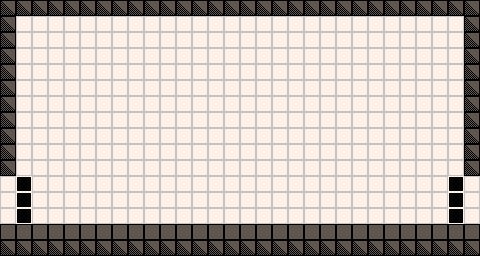

Below is a game level as drawn by its tile map, then a one-line description and the .tmx file that defines it, in full:
An orthogonal 60x32 tile map with 8x8 px tiles, 1 tile layer (Tile Layer 1) and 6 objects (2x spawn_point, 2x map_link, cam_area, spawn_checkpoint).

<map version="1.2" tiledversion="1.2.5" orientation="orthogonal" renderorder="right-down" width="60" height="32" tilewidth="8" tileheight="8" infinite="0" nextlayerid="5" nextobjectid="9">
 <properties>
  <property name="level_id" type="int" value="-1" />
 </properties>
 <tileset firstgid="1" source="platformer_sheet_1.tsx" />
 <layer id="4" name="Tile Layer 1" width="60" height="32">
  <data encoding="csv">
33,34,33,34,33,34,33,34,33,34,33,34,33,34,33,34,33,34,33,34,33,34,33,34,33,34,33,34,33,34,33,34,33,34,33,34,33,34,33,34,33,34,33,34,33,34,33,34,33,34,33,34,33,34,33,34,33,34,33,34,
49,50,49,50,49,50,49,50,49,50,49,50,49,50,49,50,49,50,49,50,49,50,49,50,49,50,49,50,49,50,49,50,49,50,49,50,49,50,49,50,49,50,49,50,49,50,49,50,49,50,49,50,49,50,49,50,49,50,49,50,
33,34,3,4,3,4,3,4,3,4,3,4,3,4,3,4,3,4,3,4,3,4,3,4,3,4,3,4,3,4,3,4,3,4,3,4,3,4,3,4,3,4,3,4,3,4,3,4,3,4,3,4,3,4,3,4,3,4,33,34,
49,50,19,20,19,20,19,20,19,20,19,20,19,20,19,20,19,20,19,20,19,20,19,20,19,20,19,20,19,20,19,20,19,20,19,20,19,20,19,20,19,20,19,20,19,20,19,20,19,20,19,20,19,20,19,20,19,20,49,50,
33,34,3,4,3,4,3,4,3,4,3,4,3,4,3,4,3,4,3,4,3,4,3,4,3,4,3,4,3,4,3,4,3,4,3,4,3,4,3,4,3,4,3,4,3,4,3,4,3,4,3,4,3,4,3,4,3,4,33,34,
49,50,19,20,19,20,19,20,19,20,19,20,19,20,19,20,19,20,19,20,19,20,19,20,19,20,19,20,19,20,19,20,19,20,19,20,19,20,19,20,19,20,19,20,19,20,19,20,19,20,19,20,19,20,19,20,19,20,49,50,
33,34,3,4,3,4,3,4,3,4,3,4,3,4,3,4,3,4,3,4,3,4,3,4,3,4,3,4,3,4,3,4,3,4,3,4,3,4,3,4,3,4,3,4,3,4,3,4,3,4,3,4,3,4,3,4,3,4,33,34,
49,50,19,20,19,20,19,20,19,20,19,20,19,20,19,20,19,20,19,20,19,20,19,20,19,20,19,20,19,20,19,20,19,20,19,20,19,20,19,20,19,20,19,20,19,20,19,20,19,20,19,20,19,20,19,20,19,20,49,50,
33,34,3,4,3,4,3,4,3,4,3,4,3,4,3,4,3,4,3,4,3,4,3,4,3,4,3,4,3,4,3,4,3,4,3,4,3,4,3,4,3,4,3,4,3,4,3,4,3,4,3,4,3,4,3,4,3,4,33,34,
49,50,19,20,19,20,19,20,19,20,19,20,19,20,19,20,19,20,19,20,19,20,19,20,19,20,19,20,19,20,19,20,19,20,19,20,19,20,19,20,19,20,19,20,19,20,19,20,19,20,19,20,19,20,19,20,19,20,49,50,
33,34,3,4,3,4,3,4,3,4,3,4,3,4,3,4,3,4,3,4,3,4,3,4,3,4,3,4,3,4,3,4,3,4,3,4,3,4,3,4,3,4,3,4,3,4,3,4,3,4,3,4,3,4,3,4,3,4,33,34,
49,50,19,20,19,20,19,20,19,20,19,20,19,20,19,20,19,20,19,20,19,20,19,20,19,20,19,20,19,20,19,20,19,20,19,20,19,20,19,20,19,20,19,20,19,20,19,20,19,20,19,20,19,20,19,20,19,20,49,50,
33,34,3,4,3,4,3,4,3,4,3,4,3,4,3,4,3,4,3,4,3,4,3,4,3,4,3,4,3,4,3,4,3,4,3,4,3,4,3,4,3,4,3,4,3,4,3,4,3,4,3,4,3,4,3,4,3,4,33,34,
49,50,19,20,19,20,19,20,19,20,19,20,19,20,19,20,19,20,19,20,19,20,19,20,19,20,19,20,19,20,19,20,19,20,19,20,19,20,19,20,19,20,19,20,19,20,19,20,19,20,19,20,19,20,19,20,19,20,49,50,
33,34,3,4,3,4,3,4,3,4,3,4,3,4,3,4,3,4,3,4,3,4,3,4,3,4,3,4,3,4,3,4,3,4,3,4,3,4,3,4,3,4,3,4,3,4,3,4,3,4,3,4,3,4,3,4,3,4,33,34,
49,50,19,20,19,20,19,20,19,20,19,20,19,20,19,20,19,20,19,20,19,20,19,20,19,20,19,20,19,20,19,20,19,20,19,20,19,20,19,20,19,20,19,20,19,20,19,20,19,20,19,20,19,20,19,20,19,20,49,50,
33,34,3,4,3,4,3,4,3,4,3,4,3,4,3,4,3,4,3,4,3,4,3,4,3,4,3,4,3,4,3,4,3,4,3,4,3,4,3,4,3,4,3,4,3,4,3,4,3,4,3,4,3,4,3,4,3,4,33,34,
49,50,19,20,19,20,19,20,19,20,19,20,19,20,19,20,19,20,19,20,19,20,19,20,19,20,19,20,19,20,19,20,19,20,19,20,19,20,19,20,19,20,19,20,19,20,19,20,19,20,19,20,19,20,19,20,19,20,49,50,
33,34,3,4,3,4,3,4,3,4,3,4,3,4,3,4,3,4,3,4,3,4,3,4,3,4,3,4,3,4,3,4,3,4,3,4,3,4,3,4,3,4,3,4,3,4,3,4,3,4,3,4,3,4,3,4,3,4,33,34,
49,50,19,20,19,20,19,20,19,20,19,20,19,20,19,20,19,20,19,20,19,20,19,20,19,20,19,20,19,20,19,20,19,20,19,20,19,20,19,20,19,20,19,20,19,20,19,20,19,20,19,20,19,20,19,20,19,20,49,50,
33,34,3,4,3,4,3,4,3,4,3,4,3,4,3,4,3,4,3,4,3,4,3,4,3,4,3,4,3,4,3,4,3,4,3,4,3,4,3,4,3,4,3,4,3,4,3,4,3,4,3,4,3,4,3,4,3,4,33,34,
49,50,19,20,19,20,19,20,19,20,19,20,19,20,19,20,19,20,19,20,19,20,19,20,19,20,19,20,19,20,19,20,19,20,19,20,19,20,19,20,19,20,19,20,19,20,19,20,19,20,19,20,19,20,19,20,19,20,49,50,
3,4,9,10,3,4,3,4,3,4,3,4,3,4,3,4,3,4,3,4,3,4,3,4,3,4,3,4,3,4,3,4,3,4,3,4,3,4,3,4,3,4,3,4,3,4,3,4,3,4,3,4,3,4,3,4,9,10,3,4,
19,20,25,26,19,20,19,20,19,20,19,20,19,20,19,20,19,20,19,20,19,20,19,20,19,20,19,20,19,20,19,20,19,20,19,20,19,20,19,20,19,20,19,20,19,20,19,20,19,20,19,20,19,20,19,20,25,26,19,20,
3,4,9,10,3,4,3,4,3,4,3,4,3,4,3,4,3,4,3,4,3,4,3,4,3,4,3,4,3,4,3,4,3,4,3,4,3,4,3,4,3,4,3,4,3,4,3,4,3,4,3,4,3,4,3,4,9,10,3,4,
19,20,25,26,19,20,19,20,19,20,19,20,19,20,19,20,19,20,19,20,19,20,19,20,19,20,19,20,19,20,19,20,19,20,19,20,19,20,19,20,19,20,19,20,19,20,19,20,19,20,19,20,19,20,19,20,25,26,19,20,
3,4,9,10,3,4,3,4,3,4,3,4,3,4,3,4,3,4,3,4,3,4,3,4,3,4,3,4,3,4,3,4,3,4,3,4,3,4,3,4,3,4,3,4,3,4,3,4,3,4,3,4,3,4,3,4,9,10,3,4,
19,20,25,26,19,20,19,20,19,20,19,20,19,20,19,20,19,20,19,20,19,20,19,20,19,20,19,20,19,20,19,20,19,20,19,20,19,20,19,20,19,20,19,20,19,20,19,20,19,20,19,20,19,20,19,20,25,26,19,20,
7,8,7,8,7,8,7,8,7,8,7,8,7,8,7,8,7,8,7,8,7,8,7,8,7,8,7,8,7,8,7,8,7,8,7,8,7,8,7,8,7,8,7,8,7,8,7,8,7,8,7,8,7,8,7,8,7,8,7,8,
23,24,23,24,23,24,23,24,23,24,23,24,23,24,23,24,23,24,23,24,23,24,23,24,23,24,23,24,23,24,23,24,23,24,23,24,23,24,23,24,23,24,23,24,23,24,23,24,23,24,23,24,23,24,23,24,23,24,23,24,
33,34,33,34,33,34,33,34,33,34,33,34,33,34,33,34,33,34,33,34,33,34,33,34,33,34,33,34,33,34,33,34,33,34,33,34,33,34,33,34,33,34,33,34,33,34,33,34,33,34,33,34,33,34,33,34,33,34,33,34,
49,50,49,50,49,50,49,50,49,50,49,50,49,50,49,50,49,50,49,50,49,50,49,50,49,50,49,50,49,50,49,50,49,50,49,50,49,50,49,50,49,50,49,50,49,50,49,50,49,50,49,50,49,50,49,50,49,50,49,50
</data>
 </layer>
 <objectgroup id="2" name="Object Layer 1">
  <object id="1" name="top_left" type="spawn_point" x="16" y="200" width="32" height="24">
   <properties>
    <property name="type" value="side" />
   </properties>
  </object>
  <object id="2" name="camera" type="cam_area" x="16" y="16" width="448" height="224" />
  <object id="5" name="checkpoint" type="spawn_checkpoint" x="80" y="160" width="32" height="32" />
  <object id="6" name="link" type="map_link" x="0" y="176" width="16" height="48">
   <properties>
    <property name="dest_map_path" value="Content/raw/map_ow_top.tmx" />
    <property name="dest_spawn_name" value="XXX_exit_bottom_left" />
   </properties>
  </object>
  <object id="7" name="link" type="map_link" x="464" y="176" width="16" height="48">
   <properties>
    <property name="dest_map_path" value="Content/raw/map_ss_XXX_00.tmx" />
    <property name="dest_spawn_name" value="top_left" />
   </properties>
  </object>
  <object id="8" name="bottom_right" type="spawn_point" x="432" y="200" width="32" height="24">
   <properties>
    <property name="type" value="side" />
   </properties>
  </object>
 </objectgroup>
</map>
